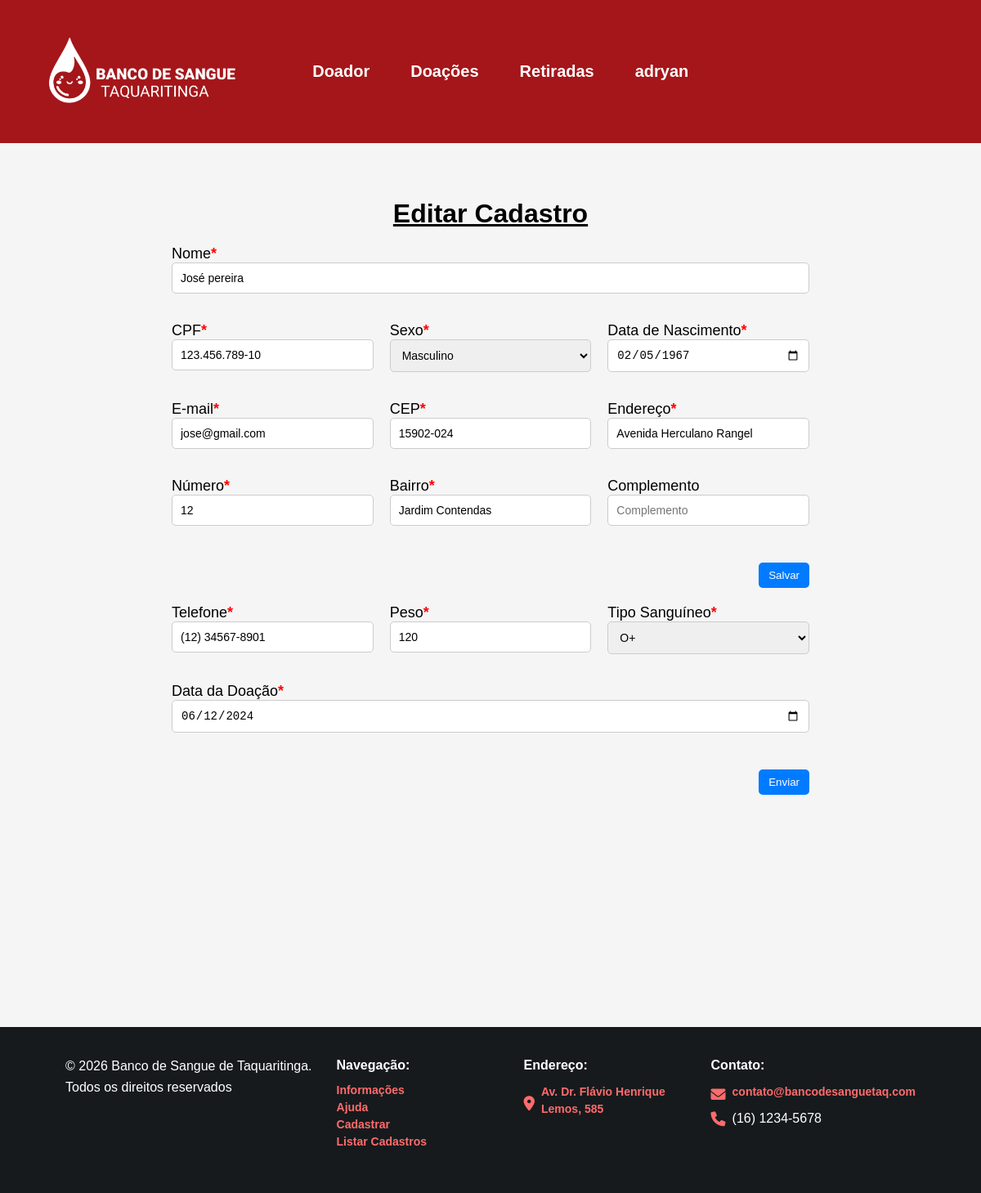
The page /sistema.php?page=editar&id=1 (signed in) on the database as committed earlier.
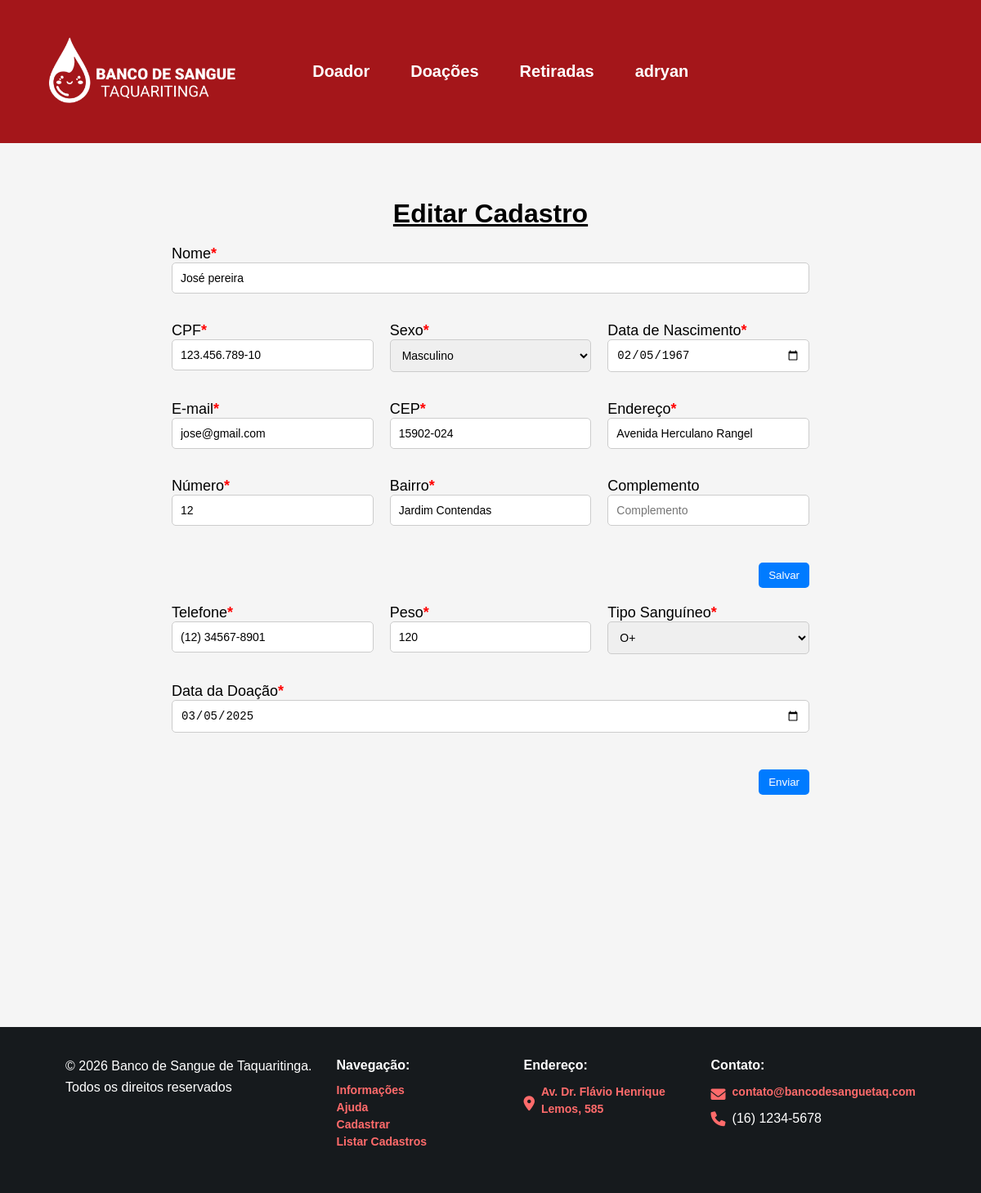
The same page on the database as committed later.
### tables this page shows
CREATE TABLE `cadastrobs` (
  `id` int(10) UNSIGNED NOT NULL,
  `nome` varchar(45) NOT NULL,
  `sexo` char(1) NOT NULL,
  `cpf` varchar(20) NOT NULL,
  `telefone` varchar(20) NOT NULL,
  `email` varchar(255) NOT NULL,
  `endereco` varchar(100) NOT NULL,
  `numero` int(6) NOT NULL,
  `cep` varchar(20) NOT NULL,
  `complemento` varchar(100) NOT NULL,
  `bairro` varchar(50) NOT NULL,
  `nasc` date NOT NULL,
  `ts` varchar(4) NOT NULL,
  `datedonation` date NOT NULL,
  `peso` int(11) NOT NULL
);

### editar-usuario.php (the view, shortened to what the changed rows need)
<?php
$id = intval($_REQUEST["id"]);
$sql = "SELECT * FROM cadastrobs WHERE id={$id}";
$res = $conn->query($sql);
if ($res->num_rows > 0) {
    $row = $res->fetch_object();
} else {
    echo "<div>Usuário não encontrado!</div>";
    exit;
}
?>
<form action="?page=salvar" method="POST">
    <div class="container">
        <h1 id="path2">Editar Cadastro</h1>
        <div class="contentform">
            <div class="form-container">
                <div class="row">
                    <div class="column">
                        <label for="nome">Nome<span class="required">*</span></label>
                        <input type="text" name="nome" id="nome"
                               value="<?php echo htmlspecialchars($row->nome); ?>"
                               placeholder="Digite o nome" required>
                    </div>
                </div>
                <div class="row">
                    <div class="column">
                        <label for="cpf">CPF<span class="required">*</span></label>
                        <input type="text" name="cpf" id="cpf"
                               value="<?php echo htmlspecialchars($row->cpf); ?>"
                               placeholder="Digite o CPF (apenas números)" required readonly>
                    </div>
                    <div class="column">
                        <label for="sexo">Sexo<span class="required">*</span></label>
                        <select name="sexo" id="sexo" required>
                            <option value="Masculino" <?php echo ($row->sexo == 'Masculino') ? 'selected' : ''; ?>>Masculino</option>
                        </select>
                    </div>
                    <div class="column">
                        <label for="data-nascimento">Data de Nascimento<span class="required">*</span></label>
                        <input type="date" name="nasc" id="data-nascimento"
                               value="<?php echo htmlspecialchars($row->nasc); ?>" required>
                    </div>
                </div>
                <div class="row">
                    <div class="column">
                        <label for="email">E-mail<span class="required">*</span></label>
                        <input type="email" name="email" id="email"
                               value="<?php echo htmlspecialchars($row->email); ?>"
                               placeholder="Digite o e-mail" required>
                    </div>
                    <div class="column">
                        <label for="cep">CEP<span class="required">*</span></label>
                        <input type="text" name="cep" id="cep"
                               value="<?php echo htmlspecialchars($row->cep); ?>"
                               placeholder="Digite o CEP (apenas números)" required>
                    </div>
                    <div class="column">
                        <label for="endereco">Endereço<span class="required">*</span></label>
                        <input type="text" name="endereco" id="endereco"
                               value="<?php echo htmlspecialchars($row->endereco); ?>"
                               placeholder="Digite o endereço" required>
                    </div>
                </div>
                <div class="row">
                    <div class="column">
                        <label for="numero">Número<span class="required">*</span></label>
                        <input type="text" name="numero" id="numero"
                               value="<?php echo htmlspecialchars($row->numero); ?>"
                               placeholder="Digite o número" required>
                    </div>
                    <div class="column">
                        <label for="bairro">Bairro<span class="required">*</span></label>
                        <input type="text" name="bairro" id="bairro"
                               value="<?php echo htmlspecialchars($row->bairro); ?>"
                               placeholder="Digite o bairro" required>
                    </div>
                    <div class="column">
                        <label for="complemento">Complemento</label>
                        <input type="text" name="complemento" id="complemento"
                               value="<?php echo htmlspecialchars($row->complemento); ?>"
                               placeholder="Complemento">
                    </div>
                </div>
                <div class="row">
                    <div class="column button-column">
                        <button type="submit">Salvar</button>
                    </div>
                </div>
                <div class="row">
                    <div class="column">
                        <label for="telefone">Telefone<span class="required">*</span></label>
                        <input type="text" name="telefone" id="telefone"
                               value="<?php echo htmlspecialchars($row->telefone); ?>"
                               placeholder="Digite o telefone (apenas números)" required>
                    </div>
                    <div class="column">
                        <label for="peso">Peso<span class="required">*</span></label>
                        <input type="text" name="peso" id="peso"
                               value="<?php echo htmlspecialchars($row->peso); ?>"
                               placeholder="Ex: 65" required>
                    </div>
                    <div class="column">
                        <label for="tipo-sanguineo">Tipo Sanguíneo<span class="required">*</span></label>
                        <select name="ts" id="tipo-sanguineo" required>
                            <?php
                            $tipos = ['A+', 'A-', 'B+', 'B-', 'AB+', 'AB-', 'O+', 'O-', 'N.A'];
                            foreach ($tipos as $tipo) {
                                $selected = ($row->ts == $tipo) ? 'selected' : '';
                                echo "<option value=\"$tipo\" $selected>$tipo</option>";
                            }
                            ?>
                        </select>
                    </div>
                </div>
                <div class="row">
                    <div class="column" style="width: 100%;">
                        <label for="data-doacao">Data da Doação<span class="required">*</span></label>
                        <input type="date" name="datedonation" id="data-doacao"
                               value="<?php echo htmlspecialchars($row->datedonation); ?>"
                               required style="width: 100%;">
                    </div>
                </div>
                <div class="row">
                    <div class="column button-column">
                        <button type="submit">Enviar</button>
                    </div>
                </div>
            </div>
        </div>
    </div>
</form>

Rows that differ between the two databases and show on the page:
changed cadastrobs "José pereira": datedonation "06/12/2024" → "03/05/2025"
